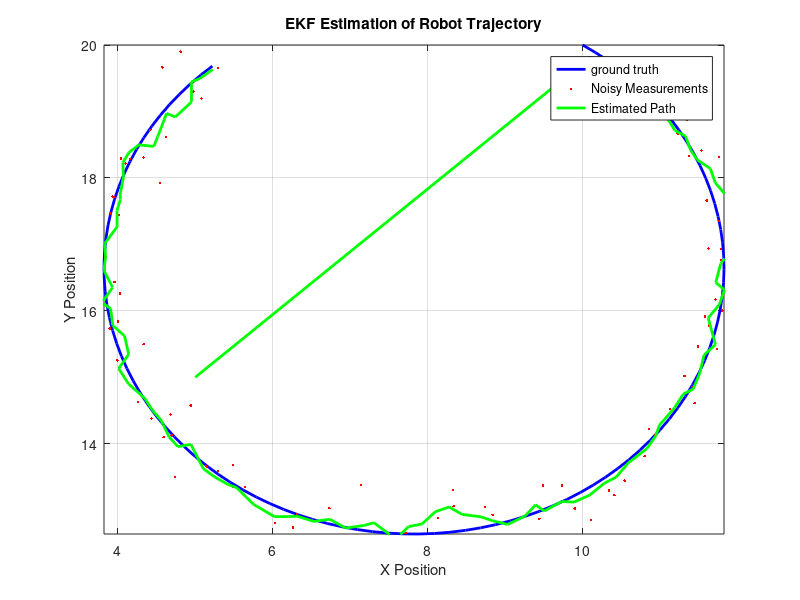

Recreate this plot in MATLAB.
close all;
clear all;

%% Initializing 

no_of_samples = 100;
dt = 0.1;
R1 = 0.1; % Measurement noise covariance for x
R2 = 0.3; % Measurement noise covariance for y
R3 = 0.4; % Measurement noise covariance for theta
t = 0 : dt : no_of_samples * dt; 
V = 2;
omega = 0.5;
x_true = zeros(1, length(t));
y_true = zeros(1, length(t));
theta_true = zeros(1, length(t));
x_true(1) = 10;
y_true(1) = 20;
theta_true(1) = 10;
true_val = zeros(3, length(t));
true_val(:,1) = [x_true(1);
                 y_true(1);
                 theta_true(1)];
noise_val = zeros(3, length(t));
for i = 2:length(t)
    S = V * dt;
    x_true(i) = x_true(i-1) -S * cos(theta_true(i-1) + (omega * dt / 2));
    y_true(i) = y_true(i-1) + S * sin(theta_true(i-1) + (omega * dt / 2));
    theta_true(i) = theta_true(i-1) + omega * dt;
    true_val(:,i) = [x_true(i);
                     y_true(i);
                     theta_true(i)];
end
%% Adding Noise 

for i = 1:length(t)
    noise_val(:,i) = [x_true(i) + R1 * randn();
                      y_true(i) + R2 * randn();
                      theta_true(i) + R3 * randn()];
end
%% EKF Initialization

X = zeros(3, length(t));
X(:,1) = [5; 15; 0];  % Adjusted initial state estimate   
Q = diag([0.0019, 0.007764, 0.164]);
H = [1 0 0;
     0 1 0;
     0 0 1];  
P = [8.8^2 0    0 ; 
     0 5.4^2 0 ;
     0 0    20.9^2];
R = diag([R1^2, R2^2, R3^2]);  

for i = 2:length(t)

    S = V * dt;
    X(:,i) = [X(1,i-1) + -S*cos(X(3,i-1) + (omega*dt/2));
              X(2,i-1) + S*sin(X(3,i-1) + (omega*dt/2));
              X(3,i-1) + omega*dt];
    
  
    F = [1 0 -S*sin(X(3,i-1) + (omega*dt/2));
         0 1  S*cos(X(3,i-1) + (omega*dt/2));
         0 0  1];
    
 
    P = F*P*F' + Q;  
    

    K = P * H' / (H * P * H' + R);
    
 
    X(:,i) = X(:,i) + K * (noise_val(:,i) - H * X(:,i));
    

    P = (eye(3) - K * H) * P;
end

%% Plotting Results as a Simulation

for i = 1:length(t)

    clf;
    

   plot(x_true(1:i), y_true(1:i), 'b', 'LineWidth', 2); 
   hold on;
    

    plot(noise_val(1,1:i), noise_val(2,1:i), '.r');
    
    hold on;
    plot(X(1,1:i), X(2,1:i), 'g', 'LineWidth', 2);
    

    legend( 'ground truth','Noisy Measurements', 'Estimated Path');
    xlabel('X Position');
    ylabel('Y Position');
    title('EKF Estimation of Robot Trajectory');
    grid on;
    

    pause(0.01); 
    

    axis([min(x_true) max(x_true) min(y_true) max(y_true)]);
end